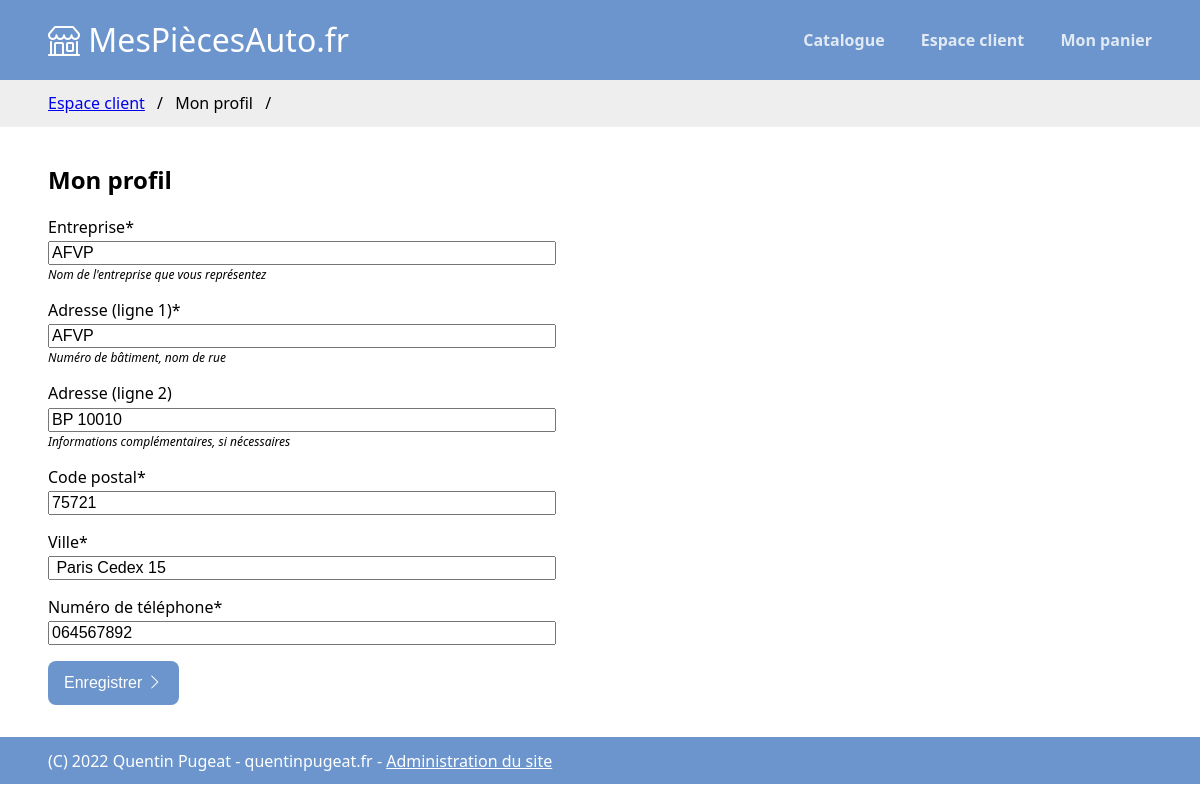
Page /espaceclient/profil/ (signed in) on the committed database.
### boutique/models.py (models this page shows, shortened)
class ProfilClient(models.Model):
    nom_entreprise = models.CharField(
        max_length=255, help_text='Raison sociale de l\'entreprise pour laquelle le client commande')
    adresse_ligne1 = models.CharField(
        max_length=255, help_text='Numéro, nom du bâtiment, nom de la rue.')
    adresse_ligne2 = models.CharField(
        max_length=255, help_text='Informations complémentaires', null=True, blank=True)
    code_postal = models.CharField(max_length=255)
    ville = models.CharField(max_length=255)
    telephone = models.CharField(
        max_length=255, verbose_name='Numéro de téléphone')
    user = models.OneToOneField(to=get_user_model(), on_delete=models.CASCADE, verbose_name='Compte utilisateur',
                                help_text='Indiquer ici le compte du client à qui lier les informations')
    class Meta:
        verbose_name = 'Profil de client'
        verbose_name_plural = 'Profils de clients'

### boutique/views/espaceclient.py (the view)
# urls.py: path('espaceclient/profil/', espaceclient.profil_form, name='profil_form'),
@login_required
def profil_form(request, msg=''):
    try:
        profil = ProfilClient.objects.get(user=request.user)
    except:
        profil = ProfilClient.objects.create(user=request.user)
    context = {
        'breadcrumb': [
            {'url': '/espaceclient/', 'title': 'Espace client', 'active': True},
            {'url': '/espaceclient/profil', 'title': 'Mon profil', 'active': False}
        ],
        'profil': profil,
        'msg': msg
    }
    return render(request, 'espaceclient/profil.html', context)

### boutique/templates/espaceclient/profil.html (shortened to what this page needs)
{% extends "base.html" %}
{% block content %}
<h2>Mon profil</h2>
<form action="change" method="POST">
    <div class="form-control">
        <label for="nom_entreprise">Entreprise*</label>
        <input type="text" autocomplete="organization" name="nom_entreprise" id="nom_entreprise" value="{{profil.nom_entreprise}}" required>
        <p class="hint">Nom de l'entreprise que vous représentez</p>
    </div>
    <div class="form-control">
        <label for="adresse_ligne1">Adresse (ligne 1)*</label>
        <input type="text" autocomplete="address-line1" name="adresse_ligne1" id="adresse_ligne1" value="{{profil.adresse_ligne1}}" required>
        <p class="hint">Numéro de bâtiment, nom de rue</p>
    </div>
    <div class="form-control">
        <label for="adresse_ligne2">Adresse (ligne 2)</label>
        <input type="text" autocomplete="address-line2" name="adresse_ligne2" id="adresse_ligne2" {% if profil.adresse_ligne2 %} value="{{profil.adresse_ligne2}}" {% endif %}>
        <p class="hint">Informations complémentaires, si nécessaires</p>
    </div>
    <div class="form-control">
        <label for="code_postal">Code postal*</label>
        <input type="text" autocomplete="postal-code" name="code_postal" id="code_postal" value="{{profil.code_postal}}" required>
    </div>
    <div class="form-control">
        <label for="ville">Ville*</label>
        <input type="text" autocomplete="address-line3" name="ville" id="ville" value="{{profil.ville}}" required>
    </div>
    <div class="form-control">
        <label for="telephone">Numéro de téléphone*</label>
        <input type="tel" autocomplete="tel" name="telephone" id="telephone" value="{{profil.telephone}}" required>
    </div>
    <div class="form-control">
        <button class="blue-btn" type="submit">Enregistrer <i class="bi bi-chevron-right"></i></button>
    </div>
</form>
{% endblock %}

### boutique/static/stylesheets/layout.css (style rules this page uses)
body { margin: 0; }

### boutique/static/stylesheets/forms.css (style rules this page uses)
.form-control { margin-bottom: 1rem; }
.form-control label { display: block; margin-bottom: .2rem; }
.form-control input, textarea { font-size: 1rem; display: inline-block; width: 100%; max-width: 500px; }
.form-control button { font-size: 1rem; }
.form-control .hint { margin-top: 1px; font-size: .75rem; font-style: italic; }

### boutique/static/stylesheets/controls.css (style rules this page uses)
.panier-action-btn, button, .btn { border: none; display: inline-block; padding: .8rem 1rem; border-radius: 8px; text-decoration: none; cursor: pointer; }
.blue-btn { background-color: #6b95cc; color: white; transition: background-color ease .2s; }

### rows in the picture
ProfilClient: nom_entreprise "AFVP", adresse_ligne1 "AFVP", adresse_ligne2 "BP 10010", code_postal "75721", ville "Paris Cedex 15", telephone "064567892"

### other values in the picture
{{ page.title }} "Espace client"
{{ page.title }} "Mon profil"
